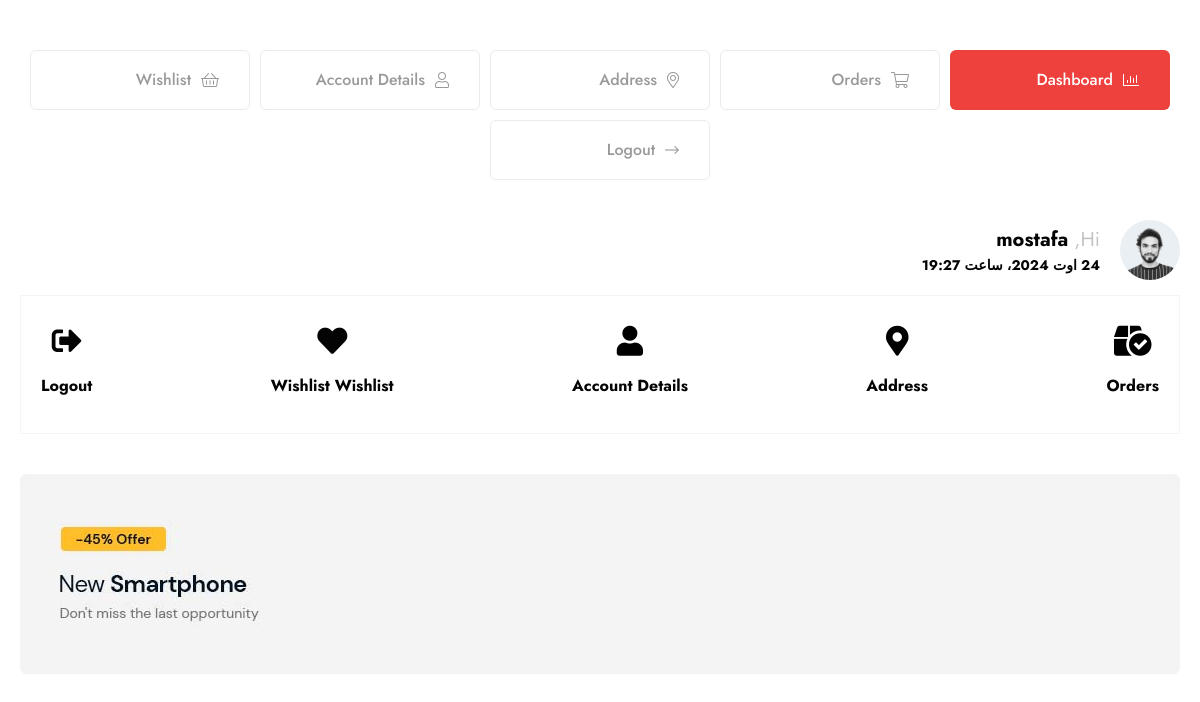
Page /user/ (signed in) on the earlier database version.
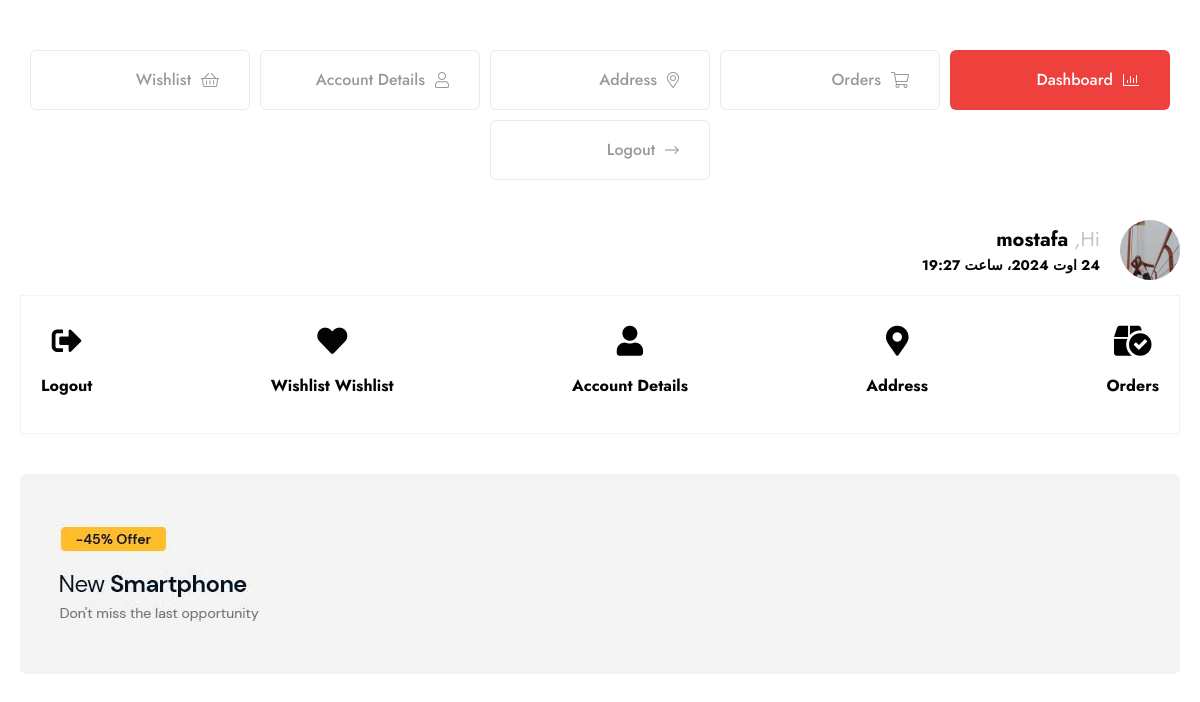
Same page on the later database version.
### AESAccount/models.py (models this page shows, shortened)
class User(AbstractUser):
    username_validator = ASCIIUsernameValidator()
    avatar = models.ImageField(upload_to='user/avatar', null=True, blank=True, verbose_name='پروفایل')
    addr = models.TextField(null=True, blank=True, verbose_name='ادرس')
    phone = models.IntegerField(null=True, blank=True, verbose_name='شماره موبایل')
    email_verified = models.BooleanField(default=False, verbose_name='فعال بودن ایمیل')
    is_active = models.BooleanField(default=False, verbose_name='فعال بودن کاربر')
    is_delete = models.BooleanField(default=False, verbose_name='حذف کاربر')
    post = models.CharField(null=True, blank=True, verbose_name='کد پستی', max_length=80)
    email_validation_code = models.CharField(null=True, blank=True, verbose_name='کد ایمیل', max_length=80)
    class Meta:
        verbose_name = 'کاربر'
        verbose_name_plural = 'کاربران'

### AESAccount/views.py (the view, shortened to what this page needs)
# urls.py: path('', views.Dashboard, name='Dashboard.account'),
@login_required
def Dashboard(request):
    status_red = None
    user = User.objects.filter(id=request.user.id, is_active=True, is_delete=False,
                               email__iexact=request.user.email,
                               username__iexact=request.user.username
                               ).first()
    context = {'user': user,
               'EditAddrForm': EditAddrForm(initial={
                   'addr': user.addr,
                   'post': user.post
               }),
               'status_red': status_red,
               'UserEditProfile': UserEditProfile(instance=user)
               }
    return render(request, 'AESAccount/account.html', context)

### templates/AESAccount/account.html (shortened to what the changed rows need)
{% extends 'Layouts/Base.html' %}
{% load jalali_tags %}
{% block content %}
    <div class="rts-account-section section-gap">
        <div class="container">
            <div class="account-inner">
                <div class="account-main-area">
                    <div class="account-main dashboard filterd-items">
                        <div class="account-profile-area">
                            <div class="profile-dp">
                                {% if user.avatar.url is not None %}
                                    <img src="{{ user.avatar.url }}" width="60px" height="60px" alt="profile-dp">
                                {% else %}
                                    <img src="../../static/images/about/4.jpg" width="60px" height="60px"
                                         alt="profile-dp">
                                {% endif %}
                            </div>
                            <div class="d-block">
                                <span class="profile-name"><span>Hi,</span> {{ user.username }} </span>
                                <span class="profile-date d-block">{{ user.date_joined|to_jalali }}</span>
                            </div>
                        </div>
                    </div>
                </div>
            </div>
        </div>
    </div>
{% endblock %}

Differences in the rows shown:
changed User "mostafa": avatar: picture added
